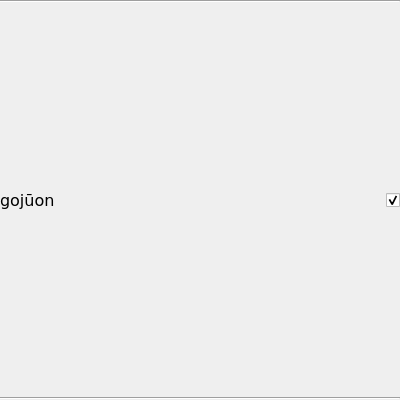
<?xml version="1.0" encoding="UTF-8"?>
<ui version="4.0">
 <class>KanaEditSectionWidget</class>
 <widget class="QWidget" name="KanaEditSectionWidget">
  <property name="geometry">
   <rect>
    <x>0</x>
    <y>0</y>
    <width>400</width>
    <height>400</height>
   </rect>
  </property>
  <property name="maximumSize">
   <size>
    <width>16777215</width>
    <height>16777215</height>
   </size>
  </property>
  <property name="windowTitle">
   <string>Form</string>
  </property>
  <layout class="QVBoxLayout" name="verticalLayout_2">
   <property name="spacing">
    <number>0</number>
   </property>
   <property name="sizeConstraint">
    <enum>QLayout::SetDefaultConstraint</enum>
   </property>
   <property name="leftMargin">
    <number>0</number>
   </property>
   <property name="topMargin">
    <number>0</number>
   </property>
   <property name="rightMargin">
    <number>0</number>
   </property>
   <property name="bottomMargin">
    <number>0</number>
   </property>
   <item>
    <widget class="Line" name="line">
     <property name="orientation">
      <enum>Qt::Horizontal</enum>
     </property>
    </widget>
   </item>
   <item>
    <layout class="QHBoxLayout" name="KanaSectionNameContainer">
     <property name="spacing">
      <number>0</number>
     </property>
     <property name="sizeConstraint">
      <enum>QLayout::SetDefaultConstraint</enum>
     </property>
     <property name="leftMargin">
      <number>0</number>
     </property>
     <property name="topMargin">
      <number>0</number>
     </property>
     <property name="rightMargin">
      <number>0</number>
     </property>
     <property name="bottomMargin">
      <number>0</number>
     </property>
     <item>
      <widget class="QLabel" name="KanaSectionName">
       <property name="font">
        <font>
         <family>DejaVu Sans</family>
         <pointsize>12</pointsize>
         <weight>50</weight>
         <bold>false</bold>
        </font>
       </property>
       <property name="text">
        <string>gojūon</string>
       </property>
       <property name="margin">
        <number>16</number>
       </property>
      </widget>
     </item>
     <item>
      <spacer name="horizontalSpacer">
       <property name="orientation">
        <enum>Qt::Horizontal</enum>
       </property>
       <property name="sizeType">
        <enum>QSizePolicy::Expanding</enum>
       </property>
       <property name="sizeHint" stdset="0">
        <size>
         <width>40</width>
         <height>20</height>
        </size>
       </property>
      </spacer>
     </item>
     <item>
      <widget class="QCheckBox" name="KanaSectionCheckbox">
       <property name="sizePolicy">
        <sizepolicy hsizetype="Preferred" vsizetype="Preferred">
         <horstretch>0</horstretch>
         <verstretch>0</verstretch>
        </sizepolicy>
       </property>
       <property name="minimumSize">
        <size>
         <width>0</width>
         <height>0</height>
        </size>
       </property>
       <property name="baseSize">
        <size>
         <width>0</width>
         <height>0</height>
        </size>
       </property>
       <property name="font">
        <font>
         <pointsize>9</pointsize>
        </font>
       </property>
       <property name="styleSheet">
        <string notr="true"/>
       </property>
       <property name="text">
        <string/>
       </property>
       <property name="iconSize">
        <size>
         <width>16</width>
         <height>16</height>
        </size>
       </property>
       <property name="checked">
        <bool>true</bool>
       </property>
       <property name="tristate">
        <bool>true</bool>
       </property>
      </widget>
     </item>
    </layout>
   </item>
   <item>
    <widget class="Line" name="line_2">
     <property name="orientation">
      <enum>Qt::Horizontal</enum>
     </property>
    </widget>
   </item>
   <item>
    <layout class="QHBoxLayout" name="KanaSectionContainer" stretch="0">
     <property name="spacing">
      <number>0</number>
     </property>
     <property name="leftMargin">
      <number>0</number>
     </property>
     <property name="topMargin">
      <number>0</number>
     </property>
     <property name="rightMargin">
      <number>0</number>
     </property>
     <property name="bottomMargin">
      <number>0</number>
     </property>
     <item>
      <layout class="QGridLayout" name="KanaSectionEntries">
       <property name="sizeConstraint">
        <enum>QLayout::SetDefaultConstraint</enum>
       </property>
       <property name="leftMargin">
        <number>0</number>
       </property>
       <property name="topMargin">
        <number>0</number>
       </property>
       <property name="rightMargin">
        <number>0</number>
       </property>
       <property name="spacing">
        <number>0</number>
       </property>
      </layout>
     </item>
    </layout>
   </item>
  </layout>
 </widget>
 <resources/>
 <connections/>
</ui>
